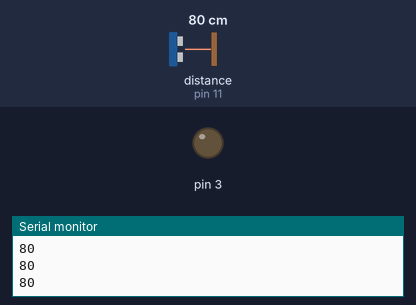
Recording of a sketch running on a simulated Arduino Uno, built with avr-gcc and run on an emulated ATmega328P. On the bench: output pins drawn as LEDs (lit = HIGH), the last lines printed to the serial monitor. Wiring (inferred from the names in the program): ultrasonic range finder: trigger pin 12; echo pin 11. Dashed ring = blinking. The test bench sets the inputs (shaded band); at power-on: distance to the obstacle (sensor on pin 11) 80 cm. The echo pulse lasts 58.3 µs per cm; pins used as bus, display or sensor lines are not drawn.

Above: at 1.2 s.
1.3 s: distance to the obstacle (sensor on pin 11) set to 54 cm
3.2 s: distance to the obstacle (sensor on pin 11) set to 49 cm
At 4.07 s:
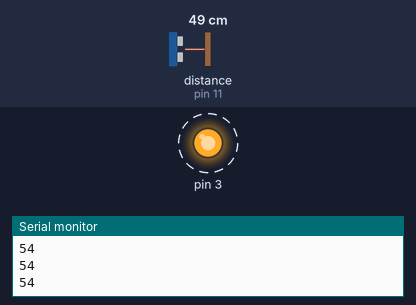
6.2 s: distance to the obstacle (sensor on pin 11) set to 60 cm
At 6.23 s:
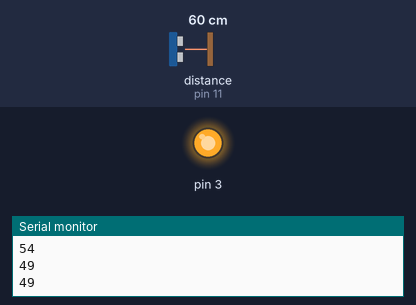
7.7 s: distance to the obstacle (sensor on pin 11) set to 2 cm
At 8.1 s:
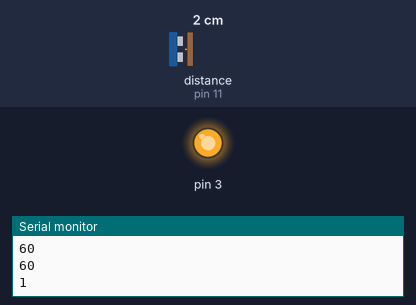
Timing chart, 0 to 10.3 s (numbered marks = the images above; inputs shaded):
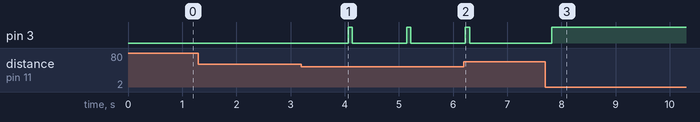

Measured:
- the behaviour switches between 52 and 51 cm on distance to the obstacle (sensor on pin 11) (found by bisection; images 0 and 1)
- after the input at 3.2 s, pin 3: alternates HIGH for 0.08 s and LOW for 1.0 s, starting after 0.86 s
- after the input at 6.2 s, pin 3: goes on until 6.3 s, then stays LOW
- after the input at 7.7 s, pin 3: LOW → HIGH after 0.12 s

The sketch:

czujnik_odleglosci_z_alarmem.ino
```cpp
#define trigPin 12
#define echoPin 11

void setup() {
  Serial.begin (9600);
  pinMode(trigPin, OUTPUT);
  pinMode(echoPin, INPUT);
  pinMode(3, OUTPUT);
}

void loop() {
  sprawdzaj();
  Serial.println(zmierzOdleglosc());
  delay(500);
}

int zmierzOdleglosc() {
  long czas, dystans;

  digitalWrite(trigPin, LOW);
  delayMicroseconds(2);
  digitalWrite(trigPin, HIGH);
  delayMicroseconds(10);
  digitalWrite(trigPin, LOW);

  czas = pulseIn(echoPin, HIGH);
  dystans = czas/58;

  return dystans;
}

void sprawdzaj(){
  int jakDaleko = zmierzOdleglosc();
  if (jakDaleko > 50)
  {
    digitalWrite(3, LOW);
  }
  else
    {
      if ((jakDaleko <= 50) && (jakDaleko > 40))
      {
        pikaj(500);
      }
      else
        {
          if ((jakDaleko <= 40) && (jakDaleko > 25))
          {
            pikaj(250);
          }
          else
          {
            if ((jakDaleko <= 25) && (jakDaleko > 10))
            {
              pikaj(5);
            }
            else
             {
               digitalWrite(3, HIGH);
             }
          }
        }
    }
}

void pikaj(int czas) {
  delay(czas);
  digitalWrite(3, HIGH);
  delay(75);
  digitalWrite(3, LOW);
}
```
